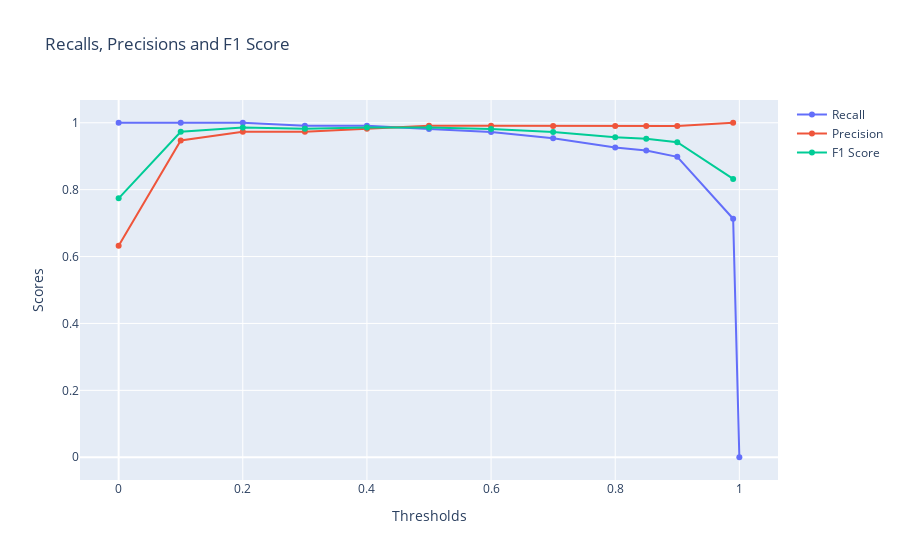

Write notebook code for a chart like this one.
### Code cell
# Import the graph_objects module from the Plotly library
import plotly.graph_objects as go

# Create a new figure for plotting
fig = go.Figure()

# Round the values in the df_confusion_metrix DataFrame to two decimal places
df_confusion_matrix_graph = df_confusion_matrix.round(3)

fig.add_trace(go.Scatter(x=df_confusion_matrix_graph['Thresholds'], y=df_confusion_matrix_graph['recall'], mode='lines+markers', name='Recall'))
fig.add_trace(go.Scatter(x=df_confusion_matrix_graph['Thresholds'], y=df_confusion_matrix_graph['precision'], mode='lines+markers', name='Precision'))
fig.add_trace(go.Scatter(x=df_confusion_matrix_graph['Thresholds'], y=df_confusion_matrix_graph['f1_score'], mode='lines+markers', name='F1 Score'))
fig.update_layout(title='Recalls, Precisions and F1 Score', xaxis_title='Thresholds', yaxis_title='Scores')

# Display the figure
fig.show()

### Figure 1 — Plotly figure (JSON) as saved in the notebook; plotly's stock layout.template omitted (floating-point values rounded to 4 significant figures)
{"data": [{"mode": "lines+markers", "name": "Recall", "type": "scatter", "x": [0, 0.1, 0.2, 0.3, 0.4, 0.5, 0.6, 0.7, 0.8, 0.85, 0.9, 0.99, 1], "y": [1, 1, 1, 0.991, 0.991, 0.981, 0.972, 0.954, 0.926, 0.917, 0.898, 0.713, 0]}, {"mode": "lines+markers", "name": "Precision", "type": "scatter", "x": [0, 0.1, 0.2, 0.3, 0.4, 0.5, 0.6, 0.7, 0.8, 0.85, 0.9, 0.99, 1], "y": [0.632, 0.947, 0.973, 0.973, 0.982, 0.991, 0.991, 0.99, 0.99, 0.99, 0.99, 1, null]}, {"mode": "lines+markers", "name": "F1 Score", "type": "scatter", "x": [0, 0.1, 0.2, 0.3, 0.4, 0.5, 0.6, 0.7, 0.8, 0.85, 0.9, 0.99, 1], "y": [0.774, 0.973, 0.986, 0.982, 0.986, 0.986, 0.981, 0.972, 0.957, 0.952, 0.942, 0.832, null]}], "layout": {"title": {"text": "Recalls, Precisions and F1 Score"}, "xaxis": {"title": {"text": "Thresholds"}}, "yaxis": {"title": {"text": "Scores"}}}}
